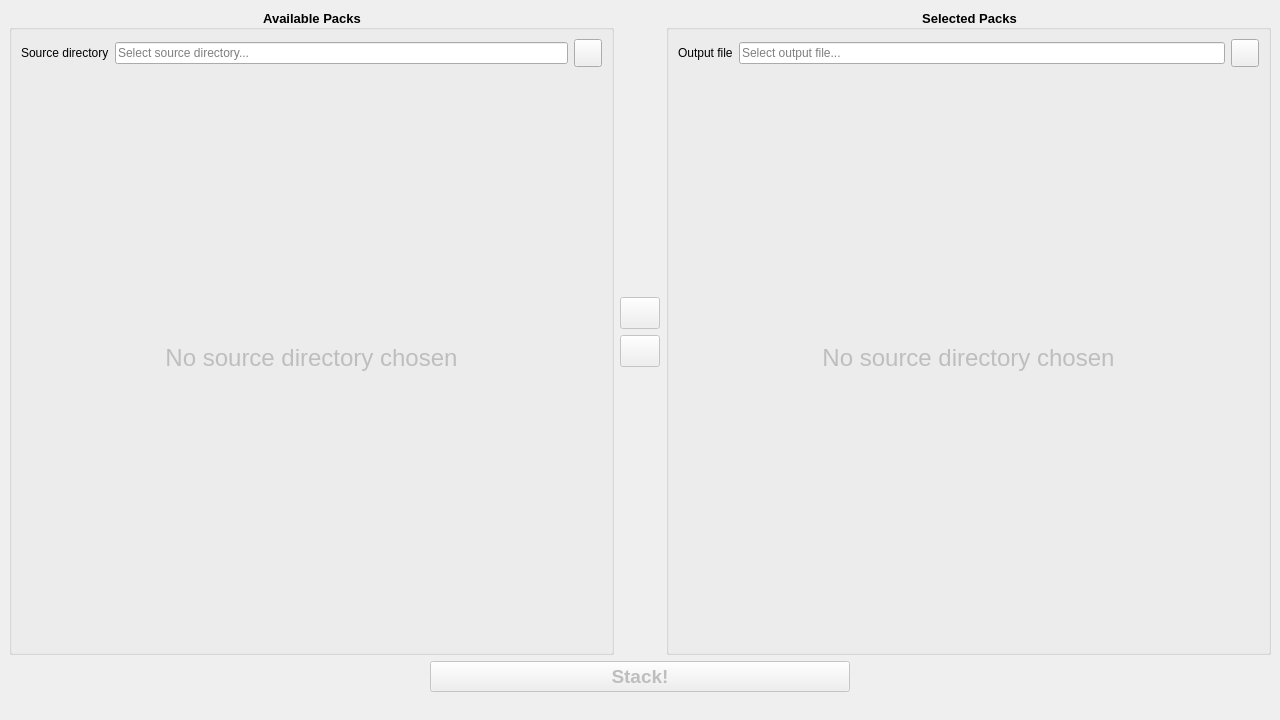
<?xml version="1.0" encoding="UTF-8"?>
<ui version="4.0">
 <class>MainWindow</class>
 <widget class="QMainWindow" name="MainWindow">
  <property name="geometry">
   <rect>
    <x>0</x>
    <y>0</y>
    <width>1280</width>
    <height>720</height>
   </rect>
  </property>
  <property name="windowTitle">
   <string>Pack Stacker</string>
  </property>
  <property name="toolButtonStyle">
   <enum>Qt::ToolButtonStyle::ToolButtonIconOnly</enum>
  </property>
  <property name="animated">
   <bool>true</bool>
  </property>
  <property name="dockNestingEnabled">
   <bool>false</bool>
  </property>
  <property name="unifiedTitleAndToolBarOnMac">
   <bool>true</bool>
  </property>
  <widget class="QWidget" name="centralWidget">
   <property name="enabled">
    <bool>true</bool>
   </property>
   <property name="autoFillBackground">
    <bool>false</bool>
   </property>
   <layout class="QVBoxLayout" name="verticalLayout_4">
    <item>
     <layout class="QVBoxLayout" name="bodyLayout">
      <property name="leftMargin">
       <number>0</number>
      </property>
      <property name="topMargin">
       <number>0</number>
      </property>
      <property name="rightMargin">
       <number>0</number>
      </property>
      <property name="bottomMargin">
       <number>0</number>
      </property>
      <item>
       <layout class="QHBoxLayout" name="body">
        <property name="spacing">
         <number>6</number>
        </property>
        <item>
         <layout class="QVBoxLayout" name="leftPanel">
          <item>
           <widget class="QGroupBox" name="availableGroup">
            <property name="sizePolicy">
             <sizepolicy hsizetype="MinimumExpanding" vsizetype="Preferred">
              <horstretch>0</horstretch>
              <verstretch>0</verstretch>
             </sizepolicy>
            </property>
            <property name="autoFillBackground">
             <bool>false</bool>
            </property>
            <property name="styleSheet">
             <string notr="true">QGroupBox
{
	font-size: 10pt;
	font-weight: 600;
}</string>
            </property>
            <property name="title">
             <string>Available Packs</string>
            </property>
            <property name="alignment">
             <set>Qt::AlignmentFlag::AlignCenter</set>
            </property>
            <property name="flat">
             <bool>false</bool>
            </property>
            <property name="checkable">
             <bool>false</bool>
            </property>
            <layout class="QVBoxLayout" name="verticalLayout_2">
             <item>
              <layout class="QHBoxLayout" name="sourceDirLayout">
               <item>
                <widget class="QLabel" name="sourceDirLabel">
                 <property name="text">
                  <string>Source directory</string>
                 </property>
                </widget>
               </item>
               <item>
                <widget class="QLineEdit" name="sourceDirLineEdit">
                 <property name="readOnly">
                  <bool>true</bool>
                 </property>
                 <property name="placeholderText">
                  <string>Select source directory...</string>
                 </property>
                </widget>
               </item>
               <item>
                <widget class="QPushButton" name="browseSourceDirButton">
                 <property name="minimumSize">
                  <size>
                   <width>28</width>
                   <height>28</height>
                  </size>
                 </property>
                 <property name="maximumSize">
                  <size>
                   <width>28</width>
                   <height>28</height>
                  </size>
                 </property>
                 <property name="text">
                  <string/>
                 </property>
                 <property name="icon">
                  <iconset theme="QIcon::ThemeIcon::FolderOpen"/>
                 </property>
                 <property name="checkable">
                  <bool>false</bool>
                 </property>
                 <property name="flat">
                  <bool>false</bool>
                 </property>
                </widget>
               </item>
              </layout>
             </item>
             <item>
              <widget class="QStackedWidget" name="availableListStack">
               <property name="currentIndex">
                <number>0</number>
               </property>
               <widget class="QWidget" name="availablePlaceholderPage">
                <layout class="QVBoxLayout" name="verticalLayout_5">
                 <property name="spacing">
                  <number>0</number>
                 </property>
                 <property name="leftMargin">
                  <number>0</number>
                 </property>
                 <property name="topMargin">
                  <number>0</number>
                 </property>
                 <property name="rightMargin">
                  <number>0</number>
                 </property>
                 <property name="bottomMargin">
                  <number>0</number>
                 </property>
                 <item>
                  <widget class="QLabel" name="availablePlaceholderLabel">
                   <property name="enabled">
                    <bool>false</bool>
                   </property>
                   <property name="styleSheet">
                    <string notr="true">font-size: 18pt;</string>
                   </property>
                   <property name="frameShape">
                    <enum>QFrame::Shape::NoFrame</enum>
                   </property>
                   <property name="text">
                    <string>No source directory chosen</string>
                   </property>
                   <property name="scaledContents">
                    <bool>false</bool>
                   </property>
                   <property name="alignment">
                    <set>Qt::AlignmentFlag::AlignCenter</set>
                   </property>
                  </widget>
                 </item>
                </layout>
               </widget>
               <widget class="QWidget" name="availableListPage">
                <layout class="QVBoxLayout" name="verticalLayout">
                 <property name="spacing">
                  <number>0</number>
                 </property>
                 <property name="leftMargin">
                  <number>0</number>
                 </property>
                 <property name="topMargin">
                  <number>0</number>
                 </property>
                 <property name="rightMargin">
                  <number>0</number>
                 </property>
                 <property name="bottomMargin">
                  <number>0</number>
                 </property>
                 <item>
                  <widget class="QListView" name="availableListView">
                   <property name="tabKeyNavigation">
                    <bool>true</bool>
                   </property>
                   <property name="selectionMode">
                    <enum>QAbstractItemView::SelectionMode::MultiSelection</enum>
                   </property>
                  </widget>
                 </item>
                </layout>
               </widget>
              </widget>
             </item>
            </layout>
           </widget>
          </item>
         </layout>
        </item>
        <item>
         <layout class="QVBoxLayout" name="middlePanel">
          <property name="spacing">
           <number>6</number>
          </property>
          <property name="sizeConstraint">
           <enum>QLayout::SizeConstraint::SetDefaultConstraint</enum>
          </property>
          <item>
           <spacer name="middleSpacer">
            <property name="orientation">
             <enum>Qt::Orientation::Vertical</enum>
            </property>
            <property name="sizeHint" stdset="0">
             <size>
              <width>20</width>
              <height>40</height>
             </size>
            </property>
           </spacer>
          </item>
          <item>
           <layout class="QHBoxLayout" name="addButtonLayout">
            <item>
             <widget class="QPushButton" name="addPackButton">
              <property name="enabled">
               <bool>false</bool>
              </property>
              <property name="minimumSize">
               <size>
                <width>32</width>
                <height>32</height>
               </size>
              </property>
              <property name="acceptDrops">
               <bool>false</bool>
              </property>
              <property name="text">
               <string/>
              </property>
              <property name="icon">
               <iconset theme="QIcon::ThemeIcon::GoNext"/>
              </property>
             </widget>
            </item>
           </layout>
          </item>
          <item>
           <layout class="QHBoxLayout" name="removeButtonLayout">
            <item>
             <widget class="QPushButton" name="removePackButton">
              <property name="enabled">
               <bool>false</bool>
              </property>
              <property name="minimumSize">
               <size>
                <width>32</width>
                <height>32</height>
               </size>
              </property>
              <property name="text">
               <string/>
              </property>
              <property name="icon">
               <iconset theme="QIcon::ThemeIcon::GoPrevious"/>
              </property>
             </widget>
            </item>
           </layout>
          </item>
          <item>
           <spacer name="middleSpacer2">
            <property name="orientation">
             <enum>Qt::Orientation::Vertical</enum>
            </property>
            <property name="sizeHint" stdset="0">
             <size>
              <width>20</width>
              <height>40</height>
             </size>
            </property>
           </spacer>
          </item>
         </layout>
        </item>
        <item>
         <layout class="QVBoxLayout" name="rightPanel">
          <item>
           <widget class="QGroupBox" name="selectedGroup">
            <property name="sizePolicy">
             <sizepolicy hsizetype="MinimumExpanding" vsizetype="Preferred">
              <horstretch>0</horstretch>
              <verstretch>0</verstretch>
             </sizepolicy>
            </property>
            <property name="autoFillBackground">
             <bool>false</bool>
            </property>
            <property name="styleSheet">
             <string notr="true">QGroupBox
{
	font-size: 10pt;
	font-weight: 600;
}</string>
            </property>
            <property name="title">
             <string>Selected Packs</string>
            </property>
            <property name="alignment">
             <set>Qt::AlignmentFlag::AlignCenter</set>
            </property>
            <layout class="QVBoxLayout" name="verticalLayout_3">
             <item>
              <layout class="QHBoxLayout" name="outputLayout">
               <item>
                <widget class="QLabel" name="outputLabel">
                 <property name="text">
                  <string>Output file</string>
                 </property>
                </widget>
               </item>
               <item>
                <widget class="QLineEdit" name="outputLineEdit">
                 <property name="readOnly">
                  <bool>true</bool>
                 </property>
                 <property name="placeholderText">
                  <string>Select output file...</string>
                 </property>
                </widget>
               </item>
               <item>
                <widget class="QPushButton" name="browseOutputButton">
                 <property name="minimumSize">
                  <size>
                   <width>28</width>
                   <height>28</height>
                  </size>
                 </property>
                 <property name="maximumSize">
                  <size>
                   <width>28</width>
                   <height>28</height>
                  </size>
                 </property>
                 <property name="text">
                  <string/>
                 </property>
                 <property name="icon">
                  <iconset theme="QIcon::ThemeIcon::FolderOpen"/>
                 </property>
                </widget>
               </item>
              </layout>
             </item>
             <item>
              <widget class="QStackedWidget" name="selectedListStack">
               <property name="currentIndex">
                <number>0</number>
               </property>
               <widget class="QWidget" name="selectedPlaceholderPage">
                <layout class="QVBoxLayout" name="verticalLayout_6">
                 <property name="spacing">
                  <number>0</number>
                 </property>
                 <property name="leftMargin">
                  <number>0</number>
                 </property>
                 <property name="topMargin">
                  <number>0</number>
                 </property>
                 <property name="rightMargin">
                  <number>0</number>
                 </property>
                 <property name="bottomMargin">
                  <number>0</number>
                 </property>
                 <item>
                  <widget class="QLabel" name="label">
                   <property name="enabled">
                    <bool>false</bool>
                   </property>
                   <property name="styleSheet">
                    <string notr="true">font-size: 18pt;</string>
                   </property>
                   <property name="text">
                    <string>No source directory chosen</string>
                   </property>
                   <property name="alignment">
                    <set>Qt::AlignmentFlag::AlignCenter</set>
                   </property>
                  </widget>
                 </item>
                </layout>
               </widget>
               <widget class="QWidget" name="selectedListPage">
                <layout class="QVBoxLayout" name="verticalLayout_7">
                 <property name="spacing">
                  <number>0</number>
                 </property>
                 <property name="leftMargin">
                  <number>0</number>
                 </property>
                 <property name="topMargin">
                  <number>0</number>
                 </property>
                 <property name="rightMargin">
                  <number>0</number>
                 </property>
                 <property name="bottomMargin">
                  <number>0</number>
                 </property>
                 <item>
                  <layout class="QHBoxLayout" name="selectedListLayout">
                   <item>
                    <widget class="QListView" name="selectedListView">
                     <property name="tabKeyNavigation">
                      <bool>true</bool>
                     </property>
                     <property name="dragEnabled">
                      <bool>true</bool>
                     </property>
                     <property name="dragDropMode">
                      <enum>QAbstractItemView::DragDropMode::InternalMove</enum>
                     </property>
                    </widget>
                   </item>
                   <item>
                    <layout class="QVBoxLayout" name="selectedListControlLayout">
                     <property name="spacing">
                      <number>0</number>
                     </property>
                     <item>
                      <spacer name="selectedContolSpacer">
                       <property name="orientation">
                        <enum>Qt::Orientation::Vertical</enum>
                       </property>
                       <property name="sizeHint" stdset="0">
                        <size>
                         <width>20</width>
                         <height>40</height>
                        </size>
                       </property>
                      </spacer>
                     </item>
                     <item>
                      <layout class="QHBoxLayout" name="selectedUpButtonLayout">
                       <item>
                        <widget class="QPushButton" name="selectedUpButton">
                         <property name="enabled">
                          <bool>false</bool>
                         </property>
                         <property name="minimumSize">
                          <size>
                           <width>32</width>
                           <height>32</height>
                          </size>
                         </property>
                         <property name="text">
                          <string/>
                         </property>
                         <property name="icon">
                          <iconset theme="QIcon::ThemeIcon::GoUp"/>
                         </property>
                        </widget>
                       </item>
                      </layout>
                     </item>
                     <item>
                      <layout class="QHBoxLayout" name="selectedDownButtonLayout">
                       <property name="spacing">
                        <number>6</number>
                       </property>
                       <item>
                        <widget class="QPushButton" name="selectedDownButton">
                         <property name="enabled">
                          <bool>false</bool>
                         </property>
                         <property name="minimumSize">
                          <size>
                           <width>32</width>
                           <height>32</height>
                          </size>
                         </property>
                         <property name="text">
                          <string/>
                         </property>
                         <property name="icon">
                          <iconset theme="QIcon::ThemeIcon::GoDown"/>
                         </property>
                        </widget>
                       </item>
                      </layout>
                     </item>
                     <item>
                      <spacer name="selectedContolSpacer2">
                       <property name="orientation">
                        <enum>Qt::Orientation::Vertical</enum>
                       </property>
                       <property name="sizeHint" stdset="0">
                        <size>
                         <width>20</width>
                         <height>40</height>
                        </size>
                       </property>
                      </spacer>
                     </item>
                    </layout>
                   </item>
                  </layout>
                 </item>
                </layout>
               </widget>
              </widget>
             </item>
            </layout>
           </widget>
          </item>
         </layout>
        </item>
       </layout>
      </item>
      <item>
       <layout class="QVBoxLayout" name="footer">
        <item>
         <layout class="QHBoxLayout" name="stackButtonLayout">
          <item>
           <spacer name="stackButtonSpacer">
            <property name="orientation">
             <enum>Qt::Orientation::Horizontal</enum>
            </property>
            <property name="sizeHint" stdset="0">
             <size>
              <width>40</width>
              <height>20</height>
             </size>
            </property>
           </spacer>
          </item>
          <item>
           <widget class="QPushButton" name="stackButton">
            <property name="enabled">
             <bool>false</bool>
            </property>
            <property name="sizePolicy">
             <sizepolicy hsizetype="MinimumExpanding" vsizetype="Fixed">
              <horstretch>0</horstretch>
              <verstretch>0</verstretch>
             </sizepolicy>
            </property>
            <property name="styleSheet">
             <string notr="true">font-size: 14pt;
font-weight: 600;</string>
            </property>
            <property name="text">
             <string>Stack!</string>
            </property>
            <property name="checkable">
             <bool>false</bool>
            </property>
           </widget>
          </item>
          <item>
           <spacer name="stackButtonSpacer2">
            <property name="orientation">
             <enum>Qt::Orientation::Horizontal</enum>
            </property>
            <property name="sizeHint" stdset="0">
             <size>
              <width>40</width>
              <height>20</height>
             </size>
            </property>
           </spacer>
          </item>
         </layout>
        </item>
       </layout>
      </item>
     </layout>
    </item>
   </layout>
  </widget>
  <widget class="QStatusBar" name="statusBar">
   <property name="sizeGripEnabled">
    <bool>false</bool>
   </property>
  </widget>
 </widget>
 <resources/>
 <connections/>
</ui>
